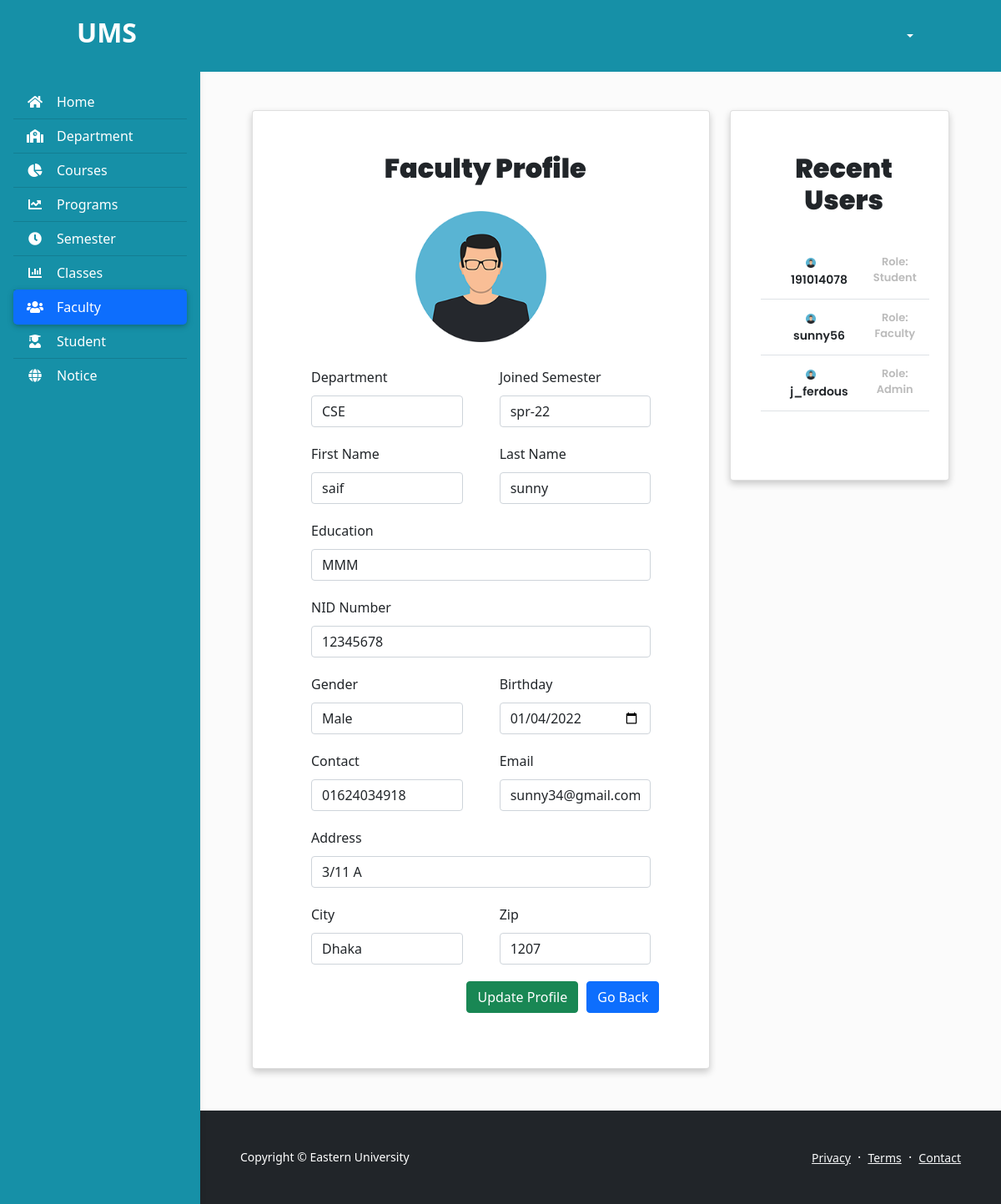
The page /faculty_view.php?faculty_id=5 on the database its author committed.
### tables this page shows
CREATE TABLE `faculty` (
  `faculty_id` int(11) NOT NULL,
  `firstname` varchar(50) NOT NULL,
  `lastname` varchar(50) NOT NULL,
  `nid` varchar(50) NOT NULL,
  `education` varchar(50) NOT NULL,
  `gender` varchar(50) NOT NULL,
  `birthday` varchar(50) NOT NULL,
  `contact` varchar(50) NOT NULL,
  `address` varchar(100) NOT NULL,
  `city` varchar(50) NOT NULL,
  `zip` varchar(50) NOT NULL,
  `username` varchar(50) NOT NULL,
  `email` varchar(100) NOT NULL,
  `password` varchar(100) NOT NULL,
  `dep_id` int(11) NOT NULL,
  `dep_code` varchar(50) NOT NULL,
  `join_sem_id` int(11) NOT NULL,
  `join_sem` varchar(50) NOT NULL
);

### faculty_view.php (the view, shortened to what the rows shown need)
<?php
include_once("./database/config.php");
$faculty_id = $_GET['faculty_id'];
$sql = "SELECT * FROM faculty WHERE faculty_id='$faculty_id'";
$result = mysqli_query($conn, $sql);
$row=mysqli_fetch_assoc($result);
$firstname = $row['firstname'];
$lastname = $row['lastname'];
$nid = $row['nid'];
$education = $row['education'];
$gender = $row['gender'];
$birthday=$row['birthday'];
$email=$row['email'];
$contact=$row['contact'];
$address=$row['address'];
$city=$row['city'];
$zip=$row['zip'];
$dep_code=$row['dep_code'];
$join_sem=$row['join_sem'];
?>
<!DOCTYPE html>
<html lang="en">
<head>
    <link href="https://cdn.jsdelivr.net/npm/bootstrap@5.1.3/dist/css/bootstrap.min.css" rel="stylesheet"
>
    <link rel="stylesheet" href="https://pro.fontawesome.com/releases/v5.10.0/css/all.css"
 />
    <link rel="stylesheet" type="text/css" href="./includes/nav.css">
    <link rel="stylesheet" type="text/css" href="./includes/table.css">
</head>
<body>
    <header>
        <nav id="main-navbar" class="navbar navbar-expand-lg navbar-light fixed-top"
            style="background:#1690A7; padding:15px 80px">
            <div class="container-fluid">
                <a class="navbar-brand" href="admin_dash.php">
                    <h2 style="color:white; font-weight:600;">UMS</h2>
                </a>
            </div>
        </nav>
    </header>
    <main style="margin-top: 58px;">
        <div class="container pt-4" style="padding-left:50px; padding-right:50px;">
            <div style="padding: 50px 0;">
                <div class="container">
                    <div class="row">
                        <div class="col-md-8">
                            <div class="card mx-auto"
                                style="padding:50px 20px;box-shadow: 0 4px 8px 0 rgba(0, 0, 0, 0.2); ">
                                <div class="card-title">
                                    <h2 style="padding-left:10px; font-weight:1000">Faculty Profile</h2>
                                </div>
                                <div class="card-body" id="card-body">
                                    <div class="container">
                                        <form action="" method="POST">
                                            <div class="row">
                                                <div class="col-md-6">
                                                    <div class="form-group" style="padding:10px">
                                                        <label style="padding-bottom:10px;">Department</label>
                                                        <input type="text" class="form-control" value="<?php echo $dep_code?>" required>
                                                    </div>
                                                </div>
                                                <div class="col-md-6">
                                                    <div class="form-group" style="padding:10px">
                                                        <label style="padding-bottom:10px;">Joined Semester</label>
                                                        <input type="text" class="form-control" value="<?php echo $join_sem?>" required>
                                                    </div>
                                                </div>
                                            </div>
                                            <div class="row">
                                                <div class="col-md-6">
                                                    <div class="form-group" style="padding:10px">
                                                        <label style="padding-bottom:10px;">First Name</label>
                                                        <input type="text" class="form-control" name="firstname"
                                                            id="firstname" placeholder="First Name"
                                                            value="<?php echo $firstname?>" required>
                                                    </div>
                                                </div>
                                                <div class="col-md-6">
                                                    <div class="form-group" style="padding:10px">
                                                        <label style="padding-bottom:10px;">Last Name</label>
                                                        <input type="text" class="form-control" name="lastname"
                                                            id="lastname" placeholder="Last Name"
                                                            value="<?php echo $lastname?>" required>
                                                    </div>
                                                </div>
                                            </div>
                                            <div class="row">
                                                <div class="col-md-12">
                                                    <div class="form-group" style="padding:10px">
                                                        <label style="padding-bottom:10px;">Education</label>
                                                        <input type="text" class="form-control" name="education"
                                                            id="education" placeholder="Education"
                                                            value="<?php echo $education?>" required>
                                                    </div>
                                                </div>
                                            </div>
                                            <div class="row">
                                                <div class="col-md-12">
                                                    <div class="form-group" style="padding:10px">
                                                        <label style="padding-bottom:10px;">NID Number</label>
                                                        <input type="text" class="form-control" name="nid" id="nid"
                                                            placeholder="NID Number" value="<?php echo $nid?>" required>
                                                    </div>
                                                </div>
                                            </div>
                                            <div class="row">
                                                <div class="col-md-6">
                                                    <div class="form-group" style="padding:10px">
                                                        <label style="padding-bottom:10px;">Gender</label>
                                                        <input type="text" class="form-control" name="gender" id="gender"
                                                            placeholder="Gender" value="<?php echo $gender?>" required>
                                                    </div>
                                                </div>
                                                <div class="col-md-6">
                                                    <div class="form-group" style="padding:10px">
                                                        <label style="padding-bottom:10px;">Birthday</label>
                                                        <input type="date" class="form-control" name="birthday"
                                                            id="birthday" placeholder="Birthday"
                                                            value="<?php echo $birthday?>" required>
                                                    </div>
                                                </div>
                                            </div>
                                            <div class="row">
                                                <div class="col-md-6">
                                                    <div class="form-group" style="padding:10px">
                                                        <label style="padding-bottom:10px;">Contact</label>
                                                        <input type="text" class="form-control" name="contact"
                                                            id="contact" placeholder="Contact"
                                                            value="<?php echo $contact?>" required>
                                                    </div>
                                                </div>
                                                <div class="col-md-6">
                                                    <div class="form-group" style="padding:10px">
                                                        <label style="padding-bottom:10px;">Email</label>
                                                        <input type="text" class="form-control" name="email" id="email"
                                                            placeholder="Email" value="<?php echo $email?>" required>
                                                    </div>
                                                </div>
                                            </div>
                                            <div class="row">
                                                <div class="col-md-12">
                                                    <div class="form-group" style="padding:10px">
                                                        <label style="padding-bottom:10px;">Address</label>
                                                        <input type="text" class="form-control" name="address"
                                                            id="address" placeholder="Address"
                                                            value="<?php echo $address?>" required>
                                                    </div>
                                                </div>
                                            </div>
                                            <div class="row">
                                                <div class="col-md-6">
                                                    <div class="form-group" style="padding:10px">
                                                        <label style="padding-bottom:10px;">City</label>
                                                        <input type="text" class="form-control" name="city" id="city"
                                                            placeholder="City" value="<?php echo $city?>" required>
                                                    </div>
                                                </div>
                                                <div class="col-md-6">
                                                    <div class="form-group" style="padding:10px">
                                                        <label style="padding-bottom:10px;">Zip</label>
                                                        <input type="text" class="form-control" name="zip" id="zip"
                                                            placeholder="Zip" value="<?php echo $zip?>" required>
                                                    </div>
                                                </div>
                                            </div>
                                        </form>
                                    </div>
                                </div>
                            </div>
                        </div>
                        <div class="col-md-4">
                            <div class="card mx-auto"
                                style="text-align:center;padding:50px 20px;box-shadow: 0 4px 8px 0 rgba(0, 0, 0, 0.2); ">
                                <div class="card-title">
                                    <h2 style="padding-left:10px; font-weight:1000">Recent Users</h2>
                                </div>
                            </div>
                        </div>
                    </div>
                </div>
            </div>
        </div>
    </main>
</body>
</html>

### rows shown on the page
faculty: dep_code "CSE", join_sem "spr-22", firstname "saif", lastname "sunny", education "MMM", nid "12345678", gender "Male", birthday "01/04/2022", contact "01624034918", email "sunny34@gmail.com", address "3/11 A", city "Dhaka", zip "1207"

### other values the page prints
$name "191014078"
$role "Student"
$name "sunny56"
$role "Faculty"
$name "j_ferdous"
$role "Admin"
